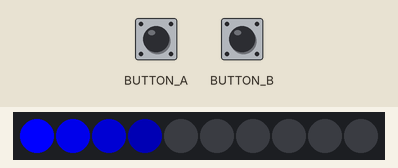
This program was run on a simulated CircuitPython board. Parts: 10 RGB LEDs in strip order, left to right. The inputs (shaded band) are chosen by the test bench; at power-on: BUTTON_B LOW, BUTTON_A LOW.

Above: at 1.2 s.
1.3 s: BUTTON_B pulled HIGH for 0.15 s
At 2.3 s:
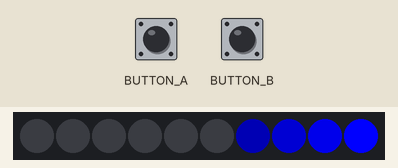
2.9 s: BUTTON_A pulled HIGH for 0.15 s
6.0 s: BUTTON_A pulled HIGH for 0.15 s
Timing chart, 0 to 9.0 s (numbered marks = the images above; inputs shaded):
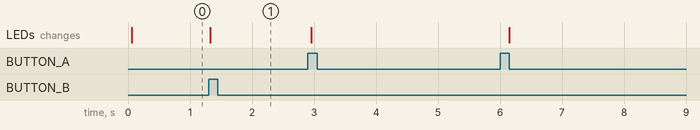

The program:

circuit_playground_buttons.py
```python
import neopixel
import time
import digitalio
from board import NEOPIXEL, BUTTON_A, BUTTON_B


np = neopixel.NeoPixel(NEOPIXEL, 10, auto_write=False)
button_a = digitalio.DigitalInOut(BUTTON_A)
button_a.pull = digitalio.Pull.DOWN
button_b = digitalio.DigitalInOut(BUTTON_B)
button_b.pull = digitalio.Pull.DOWN


clockwise = True


while True:
    time.sleep(0.05)
    if button_a.value:
        clockwise = True
    elif button_b.value:
        clockwise = False
    for i in range(10):
        if clockwise:
            i = 9 - i
        for j in range(10):
            np[j] = tuple((max(0, val - 64) for val in np[j]))
        np[i] = (0, 0, 254)
        np.write()
```

Measured:
- after the input at 1.3 s, the LEDs: change at once (image 1)
